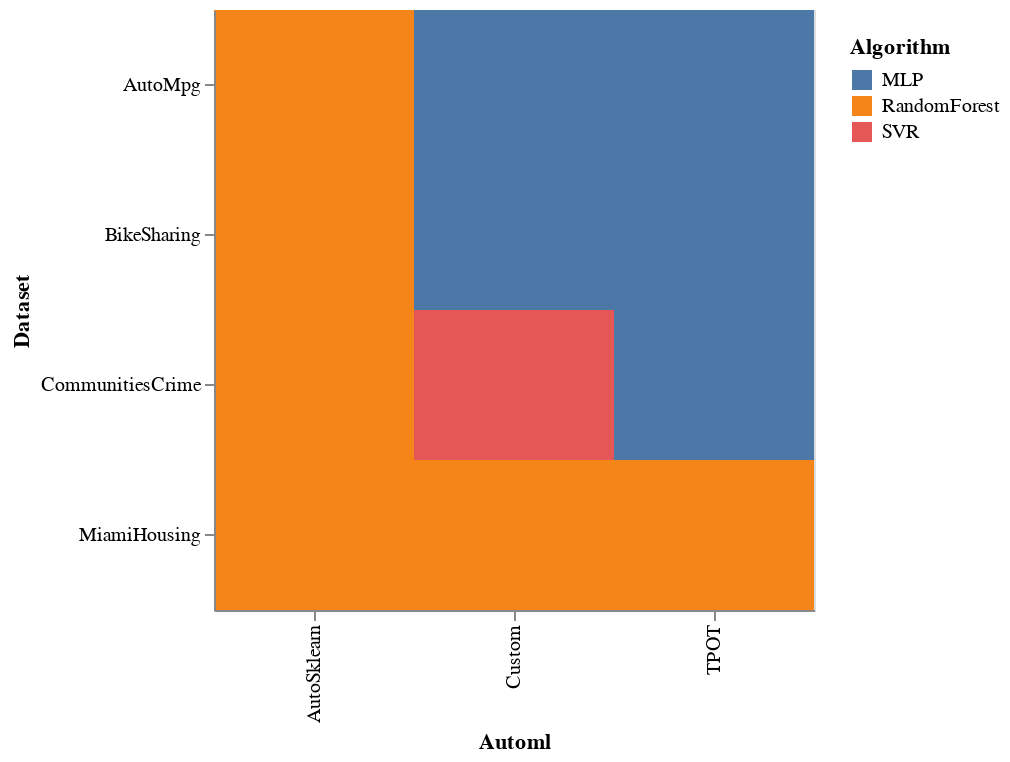

Write notebook code for a chart like this one.
### Code cell
create_heatmap(automl_comparisons, "automl", "dataset", "algorithm", False)

### Figure 1 — Vega-Lite specification as saved in the notebook (floating-point values rounded to 4 significant figures)
{"config": {"view": {"continuousWidth": 300, "continuousHeight": 300}}, "data": {"name": "data-166ef61d12ff9a52e036848fccd6d190"}, "mark": {"type": "rect"}, "encoding": {"color": {"field": "algorithm", "title": ["", "Algorithm"], "type": "nominal"}, "tooltip": [{"field": "algorithm", "type": "nominal"}], "x": {"field": "automl", "title": "Automl", "type": "nominal"}, "y": {"field": "dataset", "title": "Dataset", "type": "nominal"}}, "height": 300, "transform": [{"joinaggregate": [{"op": "max", "field": "algorithm", "as": "max_col"}, {"op": "min", "field": "algorithm", "as": "min_col"}], "groupby": ["dataset"]}, {"calculate": "(datum.algorithm - datum.min_col) / (datum.max_col - datum.min_col)", "as": "norm_col"}], "width": 300, "$schema": "https://vega.github.io/schema/vega-lite/v5.20.1.json", "datasets": {"data-166ef61d12ff9a52e036848fccd6d190": [{"dataset": "AutoMpg", "automl": "Custom", "algorithm": "MLP", "metric": 3.016}, {"dataset": "AutoMpg", "automl": "AutoSklearn", "algorithm": "RandomForest", "metric": 2.165}, {"dataset": "AutoMpg", "automl": "TPOT", "algorithm": "MLP", "metric": 2.31}, {"dataset": "CommunitiesCrime", "automl": "Custom", "algorithm": "SVR", "metric": 0.1308}, {"dataset": "CommunitiesCrime", "automl": "AutoSklearn", "algorithm": "RandomForest", "metric": 0.1333}, {"dataset": "CommunitiesCrime", "automl": "TPOT", "algorithm": "MLP", "metric": 0.1336}, {"dataset": "MiamiHousing", "automl": "Custom", "algorithm": "RandomForest", "metric": 105600.0}, {"dataset": "MiamiHousing", "automl": "AutoSklearn", "algorithm": "RandomForest", "metric": 113500.0}, {"dataset": "MiamiHousing", "automl": "TPOT", "algorithm": "RandomForest", "metric": 106000.0}, {"dataset": "BikeSharing", "automl": "Custom", "algorithm": "MLP", "metric": 38.03}, {"dataset": "BikeSharing", "automl": "AutoSklearn", "algorithm": "RandomForest", "metric": 64.44}, {"dataset": "BikeSharing", "automl": "TPOT", "algorithm": "MLP", "metric": 40.03}]}}
